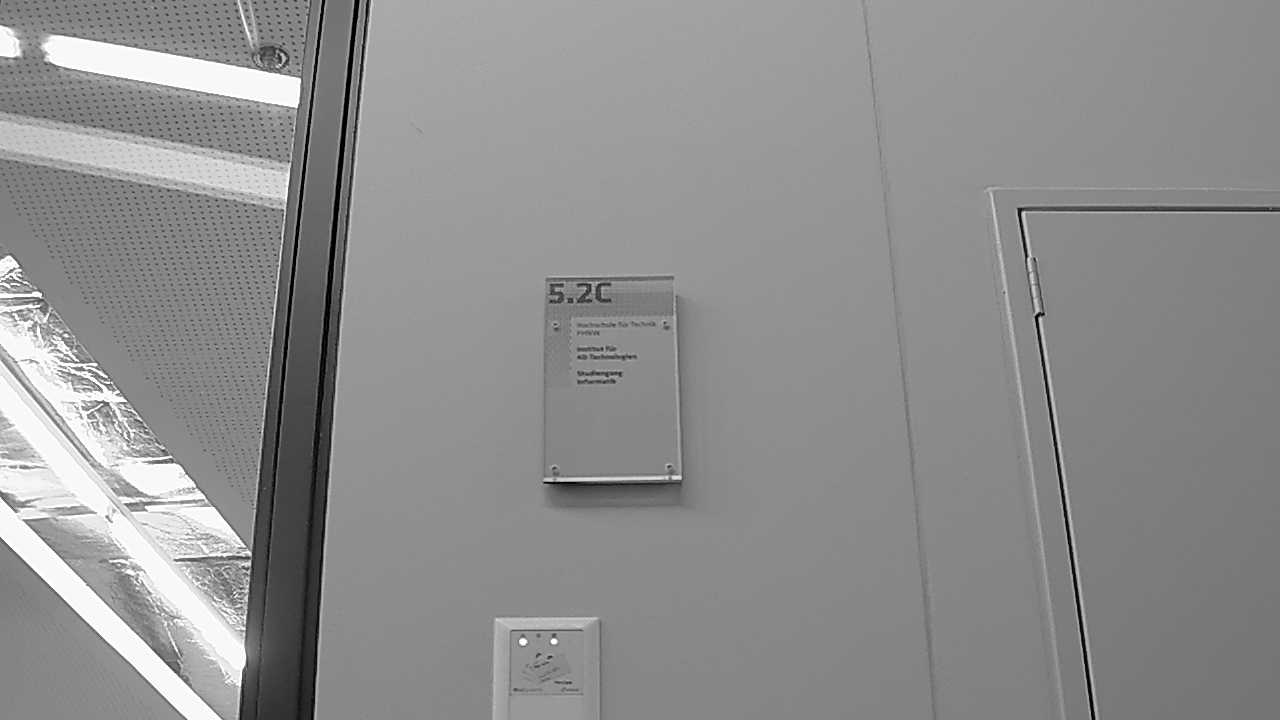
#> input picture ocr_prototype/dlink_zoom_1_5m_2017-06-27_13-28-13.027401.jpg, 1280 x 720 px
$ python extract_roi.py   (Python 2 division)   (older library calls are emulated)
#> lines starting #> are read from the running program, lines starting #| are printed output that depends on the picture; after the words box and inside, x2 and y2 are one past the last pixel; in counts of white or black regions, pixels touching at a corner belong together
import cv2
import numpy as np


# -----------------------
# PARAMS
# -----------------------

# img_path = "212rgb_image_raw.jpg"
img_path = "dlink_zoom_1_5m_2017-06-27_13-28-13.027401.jpg"

morph_kernel_grad_shape = (3, 3)
morph_kernel_close_shape = (9, 1)
threshold_min_text_ratio = 0.5
threshold_min_height = 8
threshold_min_width = 8

# -----------------------#

def blend_non_transparent(face_img, overlay_img):
    # Let's find a mask covering all the non-black (foreground) pixels
    # NB: We need to do this on grayscale version of the image
    gray_overlay = cv2.cvtColor(overlay_img, cv2.COLOR_BGR2GRAY)
    overlay_mask = cv2.threshold(gray_overlay, 1, 255, cv2.THRESH_BINARY)[1]

    # Let's shrink and blur it a little to make the transitions smoother...
    overlay_mask = cv2.erode(overlay_mask, cv2.getStructuringElement(cv2.MORPH_ELLIPSE, (3, 3)))
    overlay_mask = cv2.blur(overlay_mask, (3, 3))

    # And the inverse mask, that covers all the black (background) pixels
    background_mask = 255 - overlay_mask

    # Turn the masks into three channel, so we can use them as weights
    overlay_mask = cv2.cvtColor(overlay_mask, cv2.COLOR_GRAY2BGR)
    background_mask = cv2.cvtColor(background_mask, cv2.COLOR_GRAY2BGR)

    # Create a masked out face image, and masked out overlay
    # We convert the images to floating point in range 0.0 - 1.0
    face_part = (face_img * (1 / 255.0)) * (background_mask * (1 / 255.0))
    overlay_part = (overlay_img * (1 / 255.0)) * (overlay_mask * (1 / 255.0))

    # And finally just add them together, and rescale it back to an 8bit integer image
    return np.uint8(cv2.addWeighted(face_part, 255.0, overlay_part, 255.0, 0.0))


# removes pixels in image that are between the range of
# [lower_val,upper_val]
def remove_gray(img, lower_val, upper_val):
    hsv = cv2.cvtColor(img, cv2.COLOR_BGR2HSV)
    lower_bound = np.array([0, 0, lower_val])
    upper_bound = np.array([255, 255, upper_val])
    mask = cv2.inRange(hsv, lower_bound, upper_bound)
    mask = 255 - mask
    res = cv2.bitwise_and(img, img, mask=mask)
    bg = np.ndarray(img.shape)
    bg.fill(255)
    return blend_non_transparent(bg, res)

large = cv2.imread(img_path)
#> large is the input picture: shape (720, 1280, 3); min 0, max 255, mean 142.6
cv2.imshow("large", large)
cv2.waitKey(0)

# [5 lines of commented-out code are left out]
rgb = large

gray = cv2.cvtColor(rgb, cv2.COLOR_BGR2GRAY)
cv2.imshow("gray", gray)
cv2.waitKey(0)

morph_kernel = cv2.getStructuringElement(cv2.MORPH_ELLIPSE, morph_kernel_grad_shape)
grad = cv2.morphologyEx(gray, cv2.MORPH_GRADIENT, morph_kernel)
cv2.imshow("grad", grad)
cv2.waitKey(0)

_, bw = cv2.threshold(grad, 0.0, 255.0, cv2.THRESH_OTSU + cv2.THRESH_BINARY)
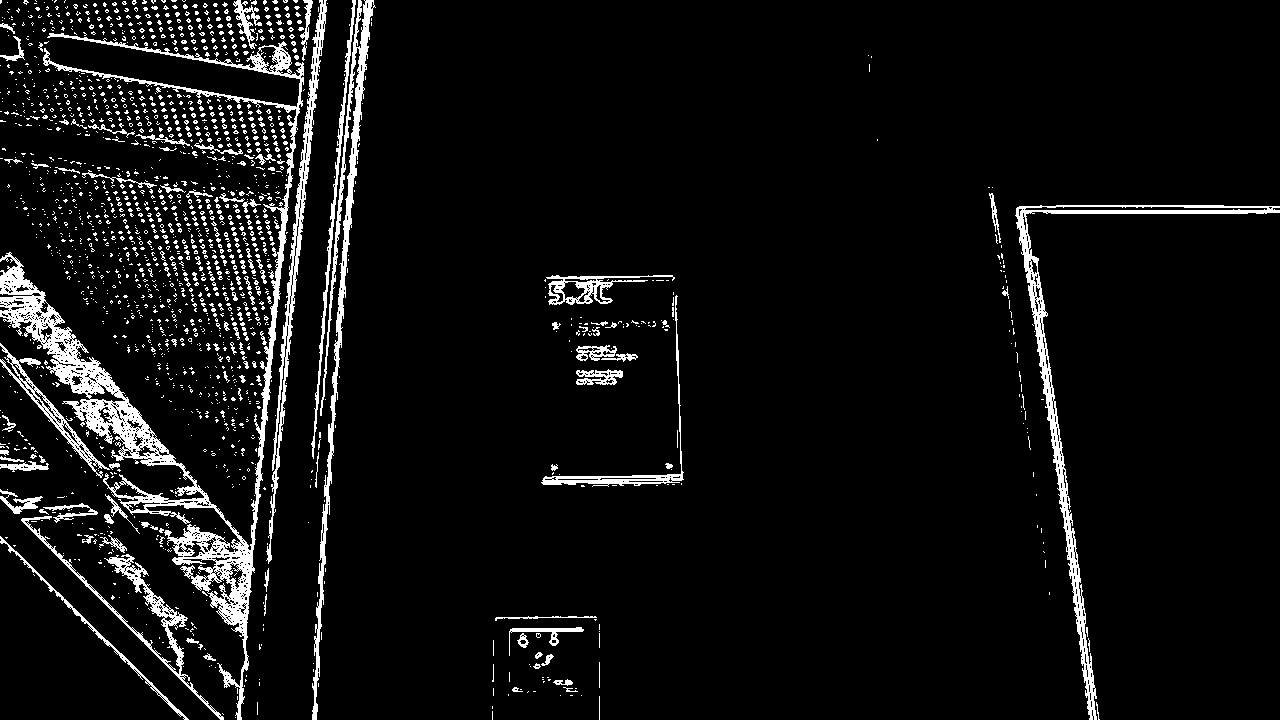
#> bw: shape (720, 1280); 6.5% white; 1812 white regions (1690 under 20 px), largest, box (x1, y1, x2, y2) and area: (0, 33, 304, 720) 17797, (1015, 205, 1280, 720) 5803, (312, 0, 376, 720) 5104
cv2.imshow("bw", bw)
cv2.waitKey(0)

morph_kernel = cv2.getStructuringElement(cv2.MORPH_RECT, morph_kernel_close_shape)
connected = cv2.morphologyEx(bw, cv2.MORPH_CLOSE, morph_kernel)
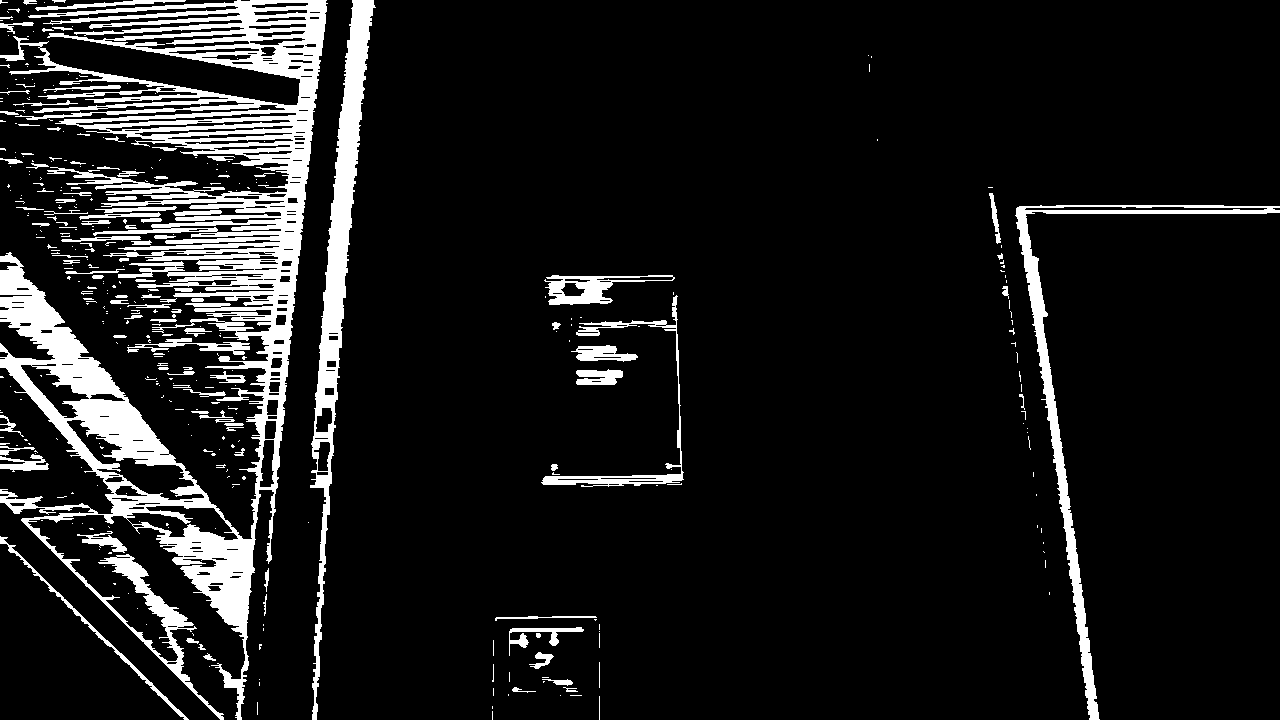
#> connected: shape (720, 1280); 10.5% white; 406 white regions (293 under 20 px)
cv2.imshow("connceted", connected)
cv2.waitKey(0)

mask = np.zeros(bw.shape)
contours, hierarchy = cv2.findContours(connected, cv2.RETR_CCOMP, cv2.CHAIN_APPROX_SIMPLE)
#> contours = 593 contours, 372 with area under 20; largest, box (x1, y1, x2, y2) and area: (0, 0, 328, 720) 70510, (310, 0, 376, 720) 10206, (1015, 205, 1280, 720) 6494, (66, 419, 205, 501) 3031, (126, 505, 239, 541) 2056
hierarchy = hierarchy[0]  # why????

idx = 0
while idx >= 0:
    rect = cv2.boundingRect(contours[idx])
    mask_roi = mask[rect[1]:rect[1] + rect[3], rect[0]:rect[0] + rect[2]]
    cv2.drawContours(mask, contours, idx, (255, 255, 255), cv2.cv.CV_FILLED)
    r = (float(cv2.countNonZero(mask_roi)) / mask_roi.size) if mask_roi.size > 0 else 0
    print("r = {}, rect = {}".format(r, rect))
    if r > threshold_min_text_ratio and rect[2] > threshold_min_width and rect[3] > threshold_min_height:
        # assume at least 45% of the area is filled if it contains text
        # constraints on region size:
        # these two conditions alone are not very robust. better to use something
        # like the number of significant peaks in a horizontal projection as a third condition
        cv2.rectangle(rgb, (rect[0], rect[1]), (rect[0] + rect[2], rect[1] + rect[3]), (0, 255, 0), 2)
        print "found text!"
    idx = hierarchy[idx][0]
#> this loop made 406 passes
#> (rect, mask_roi, r, idx) on passes 1 to 3: ((492, 711, 1, 9), [0, 0, 0, 0, 0, 0, 0, 0, 0], 1, 1), ((492, 706, 1, 3), [0, 0, 0], 1, 2), ((257, 702, 1, 13), [0, 0, 0, 0, 0, 0, 0, 0, 0, 0, 0, 0, 0], 1, 3)
#| r = 1.0, rect = (492, 711, 1, 9)
#| r = 1.0, rect = (492, 706, 1, 3)
#| r = 1.0, rect = (257, 702, 1, 13)
#| r = 1.0, rect = (599, 696, 1, 24)
#| r = 1.0, rect = (570, 695, 12, 1)
#| r = 1.0, rect = (560, 695, 1, 1)
#| r = 1.0, rect = (508, 694, 1, 2)
#| r = 1.0, rect = (493, 688, 1, 8)
#> (further printed lines are left out)
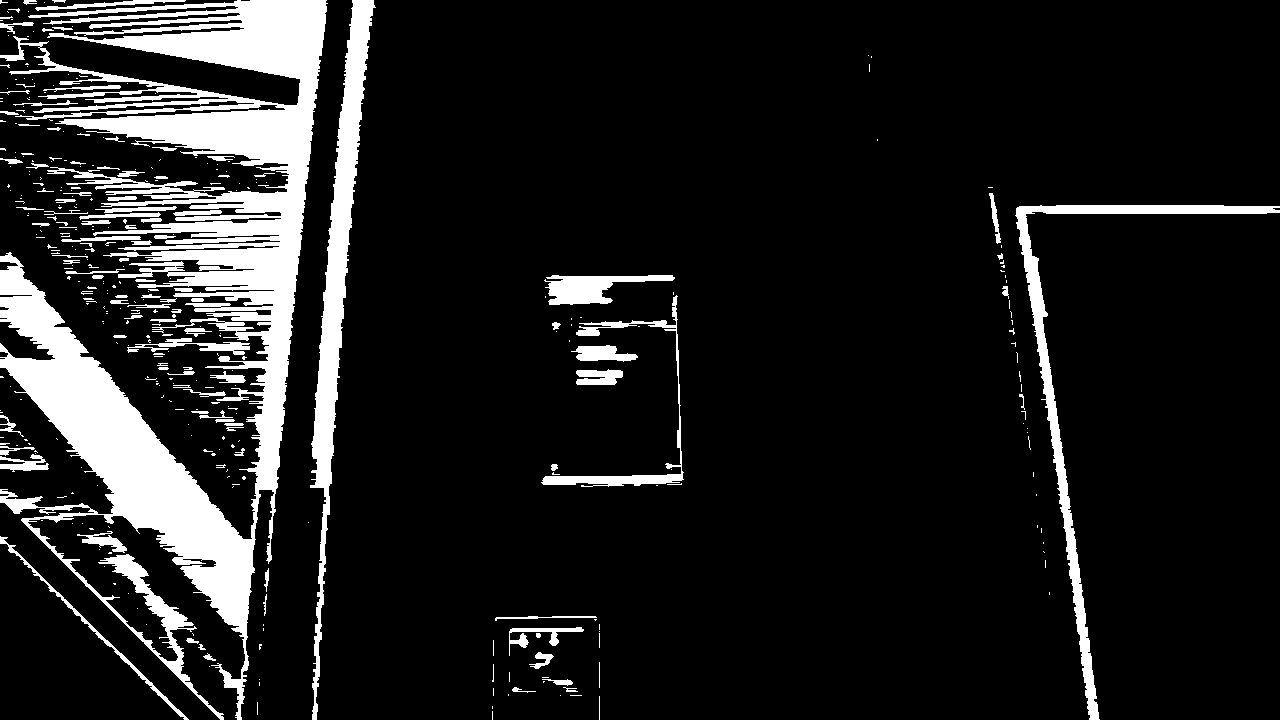
#> mask: shape (720, 1280) float64; 12.3% white; 396 white regions (283 under 20 px), largest, box (x1, y1, x2, y2) and area: (0, 0, 328, 720) 78238, (310, 0, 376, 720) 11022, (1015, 205, 1280, 720) 7319
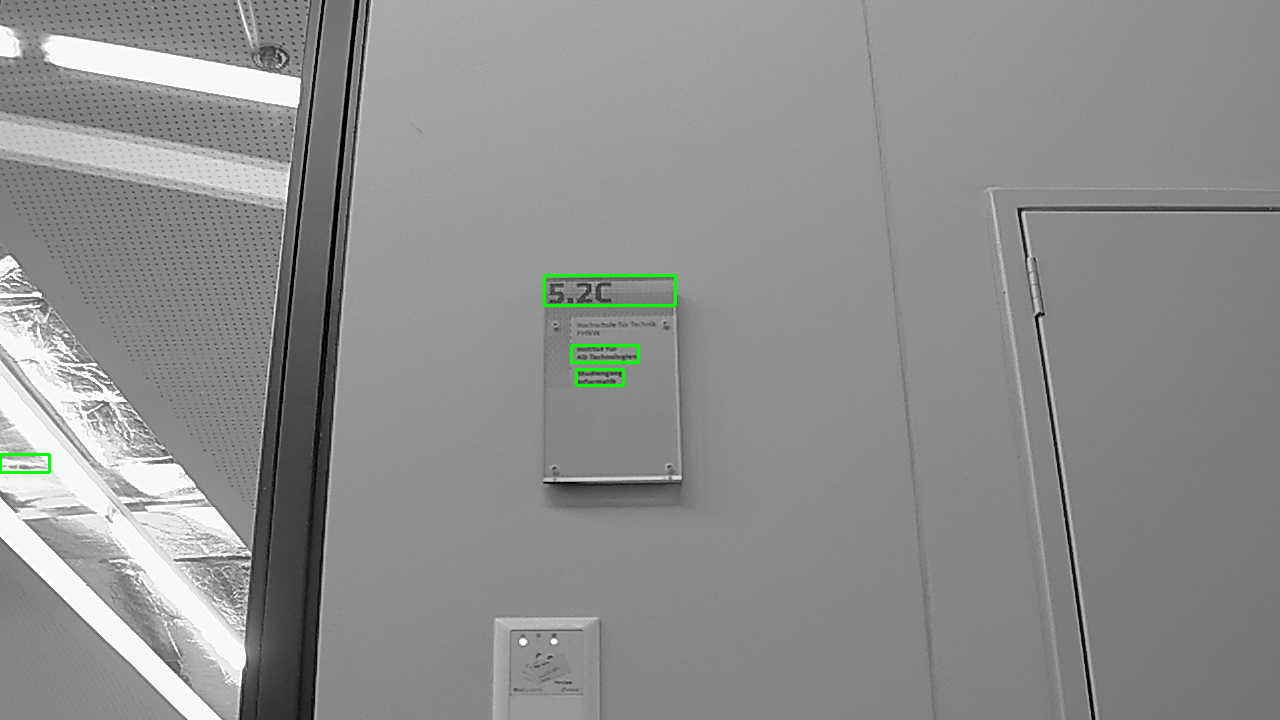
#> rgb: shape (720, 1280, 3); 0.24% of pixels changed, all inside (x1, y1, x2, y2) = (0, 274, 677, 474)

cv2.imshow("result", rgb)
cv2.waitKey(0)

cv2.destroyAllWindows()
